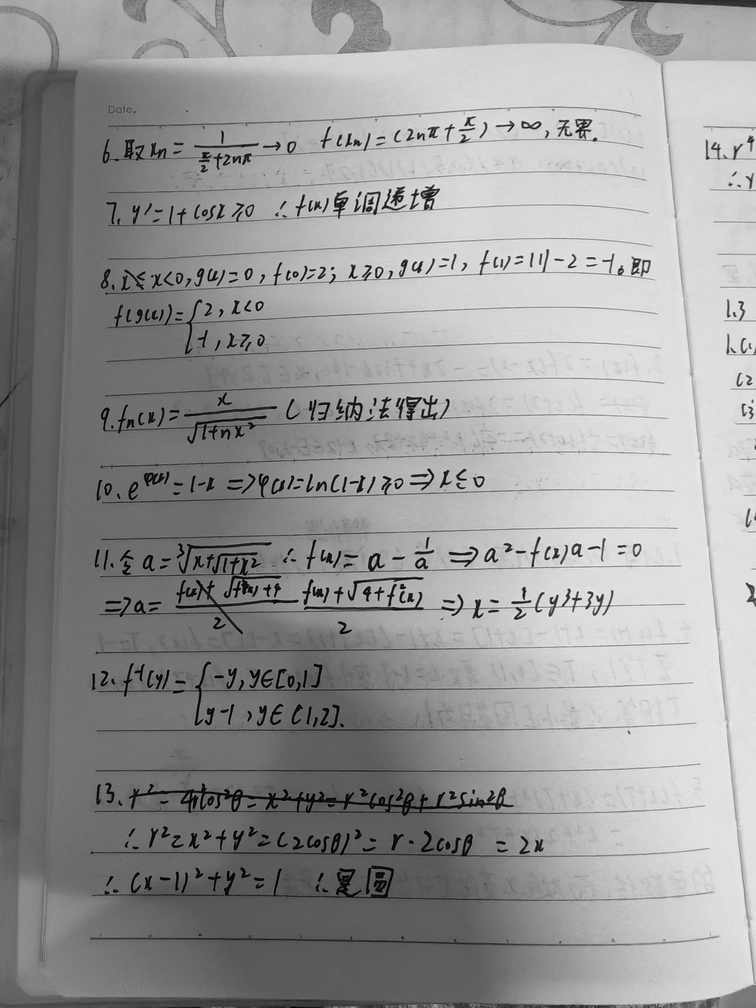
#> input picture test/fixtures/handwritten-ruled.png, 756 x 1008 px, given in place of handwritten-ruled.jpg, which was not available
$ python probe_numbers.py samples/handwritten-ruled.jpg
#> lines starting #> are read from the running program, lines starting #| are printed output that depends on the picture; after the words box and inside, x2 and y2 are one past the last pixel; in counts of white or black regions, pixels touching at a corner belong together
#> in main, im is the input picture: PIL image 756x1008 L; min 0, max 241, mean 151.8
### tools/split_blocks.py
#!/usr/bin/env python
"""文档照片按文字块切图（切题 / 切段）。只依赖 Pillow + numpy。

用法：
    python split_blocks.py page.jpg --dry-run                   # 只打印分析结果
    python split_blocks.py page.jpg --out crops --write         # 落盘 part-01.jpg ...
    python split_blocks.py page.jpg --x0 0.10 --x1 0.86 --gap-ratio 0.45 --write

判读要点：
  * 打印里带 `!` 的间距表示“离切分阈值不到 30%”，这些位置自动切分不可靠，需要人工决定。
  * 列区间明显不对（只选了半页 / 把相邻页切进来）用 --x0/--x1 覆盖。
  * 落盘下边界取最后一条墨迹带 + pad，不用整图高度，避免把桌面黑边切进来。

算法要点（v2，2026-10-30 重写）：
  1) 背景用「整幅缩到 1/16 再放大」估计，再以 灰度/背景 < ink_ratio 判墨。
     早期版本用「每行 85 分位」当背景，页面下半部分存在横向阴影（左暗右亮），
     按行做背景时左半页被整块判成墨，几道题会粘成一条。
  2) 行阈值取 max(页宽×0.012, 行剖面 99 分位×0.05)；只用 sm.max()×0.06 会被阴影区拉高，
     导致真实的细笔画行被吞掉。
  3) 间距极小的带（< 中位带高 10%）先合并：同一行字的上下笔画常被切成两条。
  4) 页面边缘线剔除：位于图片下部 15%、高度 < 2%H、横跨 ≥60% 页宽的细长带，
     是桌面/本子边缘的阴影线，不是文字（已用视觉核对确认无字）。
"""
import argparse
import os

import numpy as np
from PIL import Image, ImageOps


def _runs(flags, min_len):
    """把布尔序列压成 [start, end) 区间列表，丢掉短于 min_len 的。"""
    out, start = [], None
    for i, v in enumerate(flags):
        if v and start is None:
            start = i
        elif not v and start is not None:
            if i - start >= min_len:
                out.append((start, i))
            start = None
    if start is not None and len(flags) - start >= min_len:
        out.append((start, len(flags)))
    return out


DEFAULT_GAP_RATIO = 0.36


def analyse_image(im, x0=0.12, x1=0.88, thr_ratio=0.40, ink_ratio=0.55,
                  col_ink_max=0.45, smooth_ratio=0.004, row_thresh_ratio=0.012,
                  min_band_ratio=0.006, bg_div=16, merge_ratio=0.10,
                  gap_ratio=DEFAULT_GAP_RATIO):
    """对已打开的灰度图做完整分析，返回 bands / regions / 参数。网页版算法要按这份结果对齐。"""
#> called with x0 = 0.12, x1 = 0.88, thr_ratio = 0.4, ink_ratio = 0.55, col_ink_max = 0.45, smooth_ratio = 0.004, row_thresh_ratio = 0.012, min_band_ratio = 0.006
    im = im.convert("L")
    a = np.asarray(im).astype(np.float32)
    H, W = a.shape
#> H = 1008; W = 756

    paper = float(np.percentile(a, 90))
#> paper = 219
    thr = thr_ratio * paper
#> thr = 87.6

    lo, hi = int(W * x0), int(W * x1)
#> lo = 90; hi = 665
    win = a[:, lo:hi]
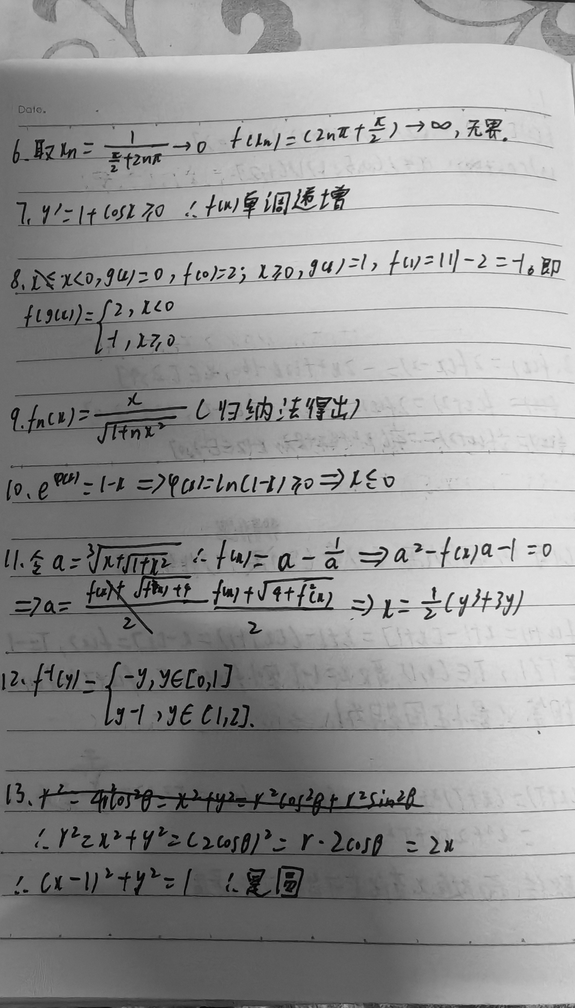
#> win: shape (1008, 575) float32; min 0, max 239, mean 149.9
    ink0 = win < thr
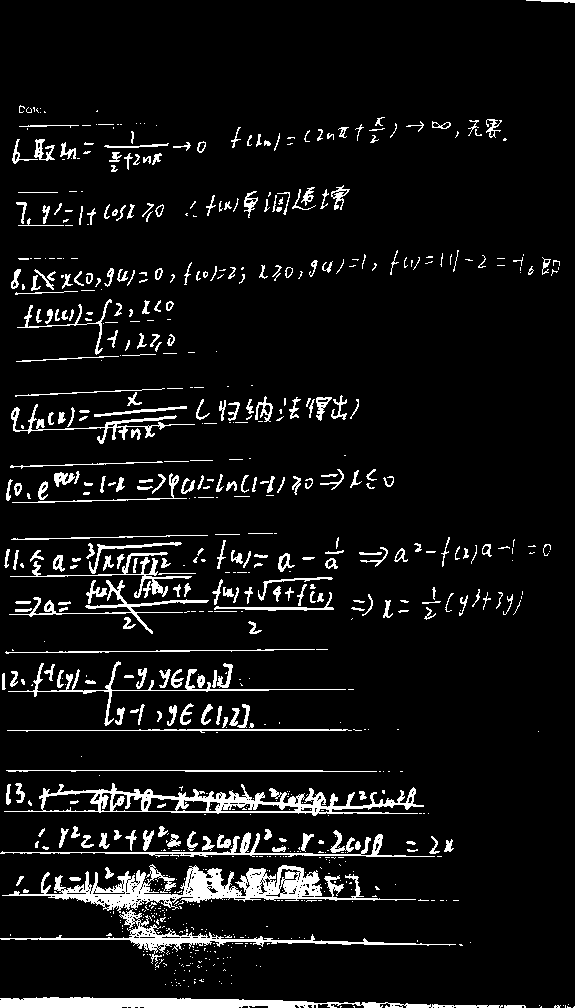
#> ink0: shape (1008, 575) bool; 7.4% white; 797 white regions (489 under 20 px), largest, box (x1, y1, x2, y2) and area: (2, 864, 416, 913) 6141, (4, 783, 424, 816) 3970, (0, 997, 503, 1008) 3428

    # 深色桌面 / 装订阴影：整列几乎全是墨 → 剔掉，取剩下最长的一段
    col_ink = ink0.mean(axis=0)
#> col_ink = 575 values, max 0.194 at index 145, min 0.000992 at index 526, mean 0.0744
    keep = col_ink <= col_ink_max
    runs = _runs(keep, max(2, int((hi - lo) * 0.15)))
#> the loop in _runs, `for i, v in enumerate(flags):` made 575 passes
#> start on pass 1: 0
#> after the loop in _runs, `for i, v in enumerate(flags):`: out = []; start = 0
#> runs = [(0, 575)]
    s, e = max(runs, key=lambda r: r[1] - r[0]) if runs else (0, hi - lo)
#> s = 0; e = 575
    sub = win[:, s:e]
    xs0, xs1 = lo + s, lo + e
#> xs0 = 90; xs1 = 665
    sh, sw = sub.shape
#> sh = 1008; sw = 575

    # 1) 二维背景：缩到 1/16 再放大，消除光照渐变与阴影
    r_off = Image.NEAREST
    tmp = "tmp_bg_gray"
    sub_img = Image.fromarray(np.clip(sub, 0, 255).astype(np.uint8))
    bg_small = sub_img.resize((max(4, sw // bg_div), max(4, sh // bg_div)), Image.BILINEAR)
    bg = np.asarray(bg_small.resize((sw, sh), Image.BILINEAR), dtype=np.float32)
    del tmp, r_off
    bg = np.maximum(bg, 1.0)

    ink = (sub / bg) < ink_ratio
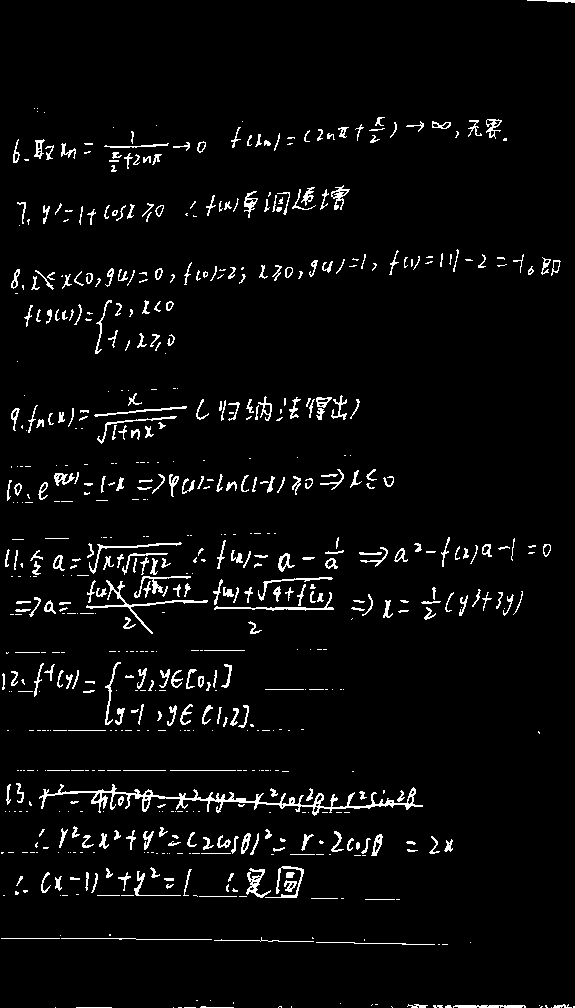
#> ink: shape (1008, 575) bool; 4% white in thin lines or dots
    row_ink = ink.sum(axis=1).astype(np.float32)
#> row_ink = 1008 values, max 213 at index 770, min 0 at index 3, mean 23.17

    # 2) 平滑 + 行阈值
    k = max(3, int(round(H * smooth_ratio)) | 1)
#> k = 5
    sm = np.convolve(row_ink, np.ones(k) / k, mode="same")
#> sm = 1008 values, max 143.2 at index 799, min 0 at index 5, mean 23.04
    thr_row = max(sw * row_thresh_ratio, float(np.percentile(sm, 99)) * 0.05)
#> thr_row = 6.9
    min_len = max(2, int(round(H * min_band_ratio)))
#> min_len = 6
    raw = _runs(list(sm > thr_row), min_len)
#> the loop in _runs (call 2), `for i, v in enumerate(flags):` made 1008 passes
#> v on passes 1 to 12: True, True, True, True, False, False, False, False, False, False, False, False
#> raw = [(118, 165), (187, 224), (253, 290), (300, 325), (333, 349), (395, 440), (470, 503), (535, 633), (648, 655), (663, 694), (704, 733), (784, 815), (828, 857), (866, 901), (936, 947)]

    # 3) 先合并间距极小的带（同一行字的上下笔画 / 标点）
    if raw:
        med0 = float(np.median([b[1] - b[0] for b in raw]))
#> med0 = 31
        mg = max(2, int(round(med0 * merge_ratio)))
#> mg = 3
        bands = [list(raw[0])]
#> bands = [[118, 165]]
        for b in raw[1:]:
            if b[0] - bands[-1][1] < mg:
                bands[-1][1] = b[1]
            else:
                bands.append(list(b))
#> this loop made 14 passes
#> after the loop, bands = [[118, 165], [187, 224], [253, 290], [300, 325], [333, 349], [395, 440], [470, 503], [535, 633], [648, 655], [663, 694], [704, 733], [784, 815], [828, 857], [866, 901], [936, 947]]
        bands = [(b[0], b[1]) for b in bands]
#> bands has the same summary as raw
    else:
        bands = []

    # 4) 剔除页面边缘 / 阴影细线
    def _is_edge_band(b):
        y0, y1 = b
        h = y1 - y0
        if h > 0.02 * H or y0 < 0.85 * H:
            return False
        seg = ink[y0:y1]
        cov = float((seg.sum(axis=0) > 0).mean()) if h else 0.0
        return cov >= 0.60

    bands = [b for b in bands if not _is_edge_band(b)]
#> bands = [(118, 165), (187, 224), (253, 290), (300, 325), (333, 349), (395, 440), (470, 503), (535, 633), (648, 655), (663, 694), (704, 733), (784, 815), (828, 857), (866, 901)]

    # 4.5) xs 扩到真实墨迹列范围（与 site/src/segment.js 一致）：
    #      分析窗只取"够密的那一段"，但导出按 xs 裁，窗外的字会被整片切掉。
    if bands:
        # 用**全宽**背景重算一张墨迹图（与 JS 的 backgroundModel 同口径）：
        # 分析窗内的 ink 只有 sw 列，拿它判断窗外有没有字是错的（下标还是窗内偏移）。
        bgs = Image.fromarray(np.clip(a, 0, 255).astype(np.uint8)).resize(
            (max(4, W // bg_div), max(4, H // bg_div)), Image.BILINEAR)
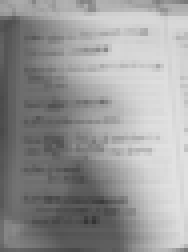
#> bgs: PIL image 47x63 L (shown 4 times larger); min 52, max 225, mean 151.9
        bgf = np.maximum(np.asarray(bgs.resize((W, H), Image.BILINEAR), dtype=np.float32), 1.0)
        ra, rb = bands[0][0], bands[-1][1]
#> ra = 118; rb = 901
        # 1.2% 行数起步：桌面/阴影列只有零散几个像素，真文字列远高于此
        need = max(4, int(round((rb - ra) * 0.012)))
#> need = 9
        colcnt = ((a[ra:rb] / bgf[ra:rb]) < ink_ratio).sum(axis=0)
#> colcnt = 756 values, max 107 at index 235, min 0 at index 9, mean 30.35
        hit = np.nonzero(colcnt >= need)[0]
#> hit = 535 values from 93 to 755
        if hit.size:
            xs0 = min(xs0, int(hit[0]))
            xs1 = max(xs1, int(hit[-1]) + 1)
#> xs1 = 756
        del bgf, bgs

    regions, med, thr_gap, gaps = group(bands, gap_ratio)
    return dict(im=im, W=W, H=H, paper=paper, thr=thr, xs=[xs0, xs1],
                bands=[[b[0], b[1]] for b in bands], regions=regions,
                median_band=med, gap_thresh=thr_gap, gaps=gaps,
                profile=sm, thr_row=thr_row, smooth_k=k, row_ink=row_ink,
                params=dict(ink_ratio=ink_ratio, bg_div=bg_div, merge_ratio=merge_ratio,
                            row_thresh_ratio=row_thresh_ratio,
                            min_band_ratio=min_band_ratio, gap_ratio=gap_ratio))


def analyse(path, **kw):
    """命令行用：路径进来，其余同 analyse_image。"""
    return analyse_image(ImageOps.exif_transpose(Image.open(path)), **kw)


def pick_threshold(gaps, med, gap_ratio):
    """阈值怎么定：先看这页间距有没有"明显两档"。

    印刷/截图的题间相对行距是**跳跃式**（实测 20px→158px，7.9 倍）；手写页题间只比
    行距高一点点（实测 51px→55px，1.08 倍），没有跳跃。所以取排序后 gap 的最大跳跃
    g[i+1]/g[i]：≥2.2 倍且其上至少还有 2 个 gap，才认为有两档、阈值取跳跃中点；
    否则退回 med × gapRatio。与 site/src/segment.js 逐条同逻辑。
    """
    base = max(2.0, med * gap_ratio)
    n = len(gaps)
    if n < 5:
        return base
    # 只在"够宽的间距"里找跳跃：带内碎缝（2~3px）会让比值虚高，阈值被压到十几像素，
    # 整页就按行切了。med*0.2 以下的不参与跳跃判定（阈值本身仍按全部 gaps 算）。
    floor = max(2.0, med * 0.35)
    cand = sorted(float(x) for x in gaps if float(x) >= floor)
    m = len(cand)
    if m < 3:
        return base
    g = cand
    at, best = -1, 0.0
    for i in range(m - 1):
        r = g[i + 1] / max(1.0, g[i])
        if r > best:
            best, at = r, i
    if at < 0 or best < 2.2 or m - 1 - at < 2:
        return base
    return max(base, (g[at] + g[at + 1]) / 2.0)


def group(bands, gap_ratio):
#> called with gap_ratio = 0.36
    if not bands:
        return [], 0.0, 0.0, []
    heights = sorted(b[1] - b[0] for b in bands)
#> heights = [7, 16, 25, 29, 29, 31, 31, 33, 35, 37, 37, 45, 47, 98]
    med = float(heights[len(heights) // 2])
#> med = 33

    # 小碎带（花括号尖、标点、题号上标）并到更近的一侧，再算间距：
    # 否则一个 26px 的括号尖会凭 55px 的间距白开一段。
    work = [list(b) for b in bands]
#> work = [[118, 165], [187, 224], [253, 290], [300, 325], [333, 349], [395, 440], [470, 503], [535, 633], [648, 655], [663, 694], [704, 733], [784, 815], [828, 857], [866, 901]]
    if len(work) >= 3:
        for _ in range(8):
            if len(work) < 3:
                break
            idx = min(range(len(work)), key=lambda i: work[i][1] - work[i][0])
            if work[idx][1] - work[idx][0] >= 0.5 * med:
                break
            up = work[idx][0] - work[idx - 1][1] if idx > 0 else None
            dn = work[idx + 1][0] - work[idx][1] if idx < len(work) - 1 else None
            if up is None or (dn is not None and dn < up):
                work[idx + 1][0] = work[idx][0]
            else:
                work[idx - 1][1] = work[idx][1]
            work.pop(idx)
#> this loop made 3 passes
#> (idx, up, dn) on passes 1 to 2: (8, 15, 8), (4, 8, 46)
#> idx on pass 3: 8
#> after the loop, work = [[118, 165], [187, 224], [253, 290], [300, 349], [395, 440], [470, 503], [535, 633], [648, 694], [704, 733], [784, 815], [828, 857], [866, 901]]

    # 切分基准：小碎带归位后再取上中位数（与 site/src/segment.js 完全一致）
    wh = sorted(w[1] - w[0] for w in work) if work else [0]
#> wh = [29, 29, 31, 33, 35, 37, 37, 45, 46, 47, 49, 98]
    med = float(wh[len(wh) // 2])
#> med = 37
    gaps = [work[i + 1][0] - work[i][1] for i in range(len(work) - 1)]
#> gaps = [22, 29, 10, 46, 30, 32, 15, 10, 51, 13, 9]
    thr = pick_threshold(gaps, med, gap_ratio)
#> in pick_threshold, `base = max(2.0, med * gap_ratio)`: base = 13.32
#> in pick_threshold, `n = len(gaps)`: n = 11
#> in pick_threshold, `floor = max(2.0, med * 0.35)`: floor = 12.95
#> in pick_threshold, `cand = sorted(float(x) for x in gaps if float(x) >= floor)`: cand = [13, 15, 22, 29, 30, 32, 46, 51]
#> in pick_threshold, `m = len(cand)`: m = 8
#> in pick_threshold, `g = cand`: g = [13, 15, 22, 29, 30, 32, 46, 51]
#> the loop in pick_threshold, `for i in range(m - 1):` made 7 passes
#> (r, best, at) on passes 1 to 2: (1.15, 1.15, 0), (1.47, 1.47, 1)
#> r on passes 3 to 7: 1.32, 1.03, 1.07, 1.44, 1.11
#> after the loop in pick_threshold, `for i in range(m - 1):`: at = 1; best = 1.47
#> thr = 13.32
    regions = [[work[0][0], work[0][1]]]
#> regions = [[118, 165]]
    for i, g in enumerate(gaps, start=1):
        if g > thr:
            regions.append([work[i][0], work[i][1]])
        else:
            regions[-1][1] = work[i][1]
#> this loop made 11 passes
#> g on passes 1 to 11: 22, 29, 10, 46, 30, 32, 15, 10, 51, 13, 9
#> after the loop, regions = [[118, 165], [187, 224], [253, 349], [395, 440], [470, 503], [535, 633], [648, 733], [784, 901]]
    full_gaps = [bands[i + 1][0] - bands[i][1] for i in range(len(bands) - 1)]
#> full_gaps = [22, 29, 10, 8, 46, 30, 32, 15, 8, 10, 51, 13, 9]
    return regions, med, thr, full_gaps


# [85 lines left out: function main, not called in this run]


# [2 lines that do not run on import are left out]

### tools/probe_numbers.py
"""探索：能不能不靠 OCR，只靠"行首有一块孤立的小墨迹"来认题号行。

用法：python tools/probe_numbers.py samples/handwritten-ruled.jpg
输出每一条墨迹带在行首的几何特征，并对照参考实现切出来的段落起点，
看"题号行"这个信号够不够用。只是一次性实验脚本，不参与产品构建。
"""
import sys
import numpy as np
from PIL import Image

sys.path.insert(0, "tools")
from split_blocks import analyse_image  # noqa: E402


def main():
    path = sys.argv[1] if len(sys.argv) > 1 else "samples/handwritten-ruled.jpg"
    im = Image.open(path)
    r = analyse_image(im)
#> in analyse_image, `regions, med, thr_gap, gaps = group(bands, gap_ratio)`: med = 37; thr_gap = 13.32; gaps = [22, 29, 10, 8, 46, 30, 32, 15, 8, 10, 51, 13, 9]
#> r = 16 items
    a = np.asarray(im.convert("L")).astype(np.float32)
    H, W = a.shape
#> H = 1008; W = 756

    # 全图二维背景 → 墨掩码（与网页同口径）
    bg_div = 16
    bg = Image.fromarray(np.clip(a, 0, 255).astype(np.uint8)).resize(
        (max(4, W // bg_div), max(4, H // bg_div)), Image.BILINEAR)
    bg = np.maximum(np.asarray(bg.resize((W, H), Image.BILINEAR), dtype=np.float32), 1.0)
    ink = (a / bg) < 0.55
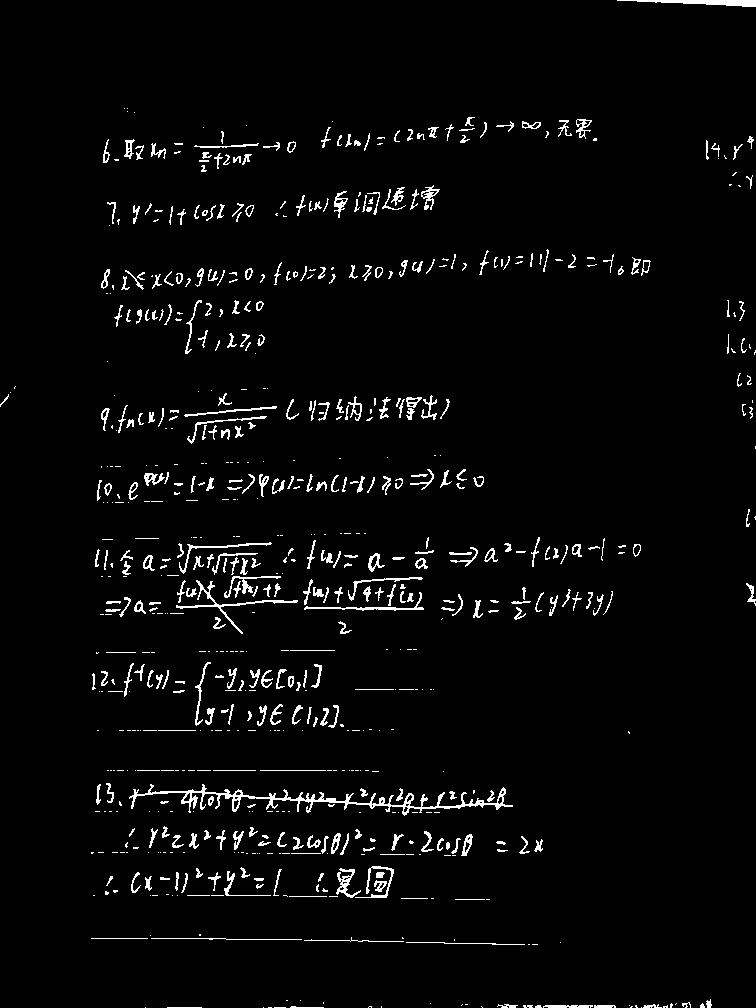
#> ink: shape (1008, 756) bool; 3.2% white in thin lines or dots

    xs0, xs1 = r["xs"]
#> xs0 = 90; xs1 = 756
    print(f"图 {W}x{H}  列范围 {xs0}-{xs1}  带 {len(r['bands'])} 段 {len(r['regions'])}")
#| 图 756x1008  列范围 90-756  带 14 段 8
    print(f"{'band':>4} {'y0':>5} {'y1':>5} {'行宽%':>6} {'首块w':>6} {'其后空':>7}  判定")
    seg_starts = {b[0] for b in r["regions"]}
#> seg_starts = 8 items
    hit, miss, false_pos = 0, [], []

    for i, (y0, y1) in enumerate(r["bands"]):
        row = ink[y0:y1, :]
        col = row.sum(axis=0) > 0
        # 行内墨迹覆盖宽度
        nz = np.nonzero(col)[0]
        if nz.size == 0:
            continue
        row_w = (nz[-1] - nz[0]) / W
        # 从左边界开始找第一块连续墨迹，以及它后面的空白
        seg = col[xs0:]
        idx = np.nonzero(seg)[0]
        if idx.size == 0:
            continue
        s1 = idx[0]
        e1 = s1
        while e1 + 1 < seg.size and seg[e1 + 1]:
            e1 += 1
        w = e1 - s1 + 1
        nxt = np.nonzero(seg[e1 + 1:])[0]
        gap2 = int(nxt[0]) if nxt.size else 9999
        # 候选判据：首块窄（<6% 页宽）、后面有明显空白（>=0.8% 页宽）、整行够长
        ok = (8 <= w <= 0.06 * W) and gap2 >= 0.008 * W and row_w > 0.15
        is_start = y0 in seg_starts
        if is_start and ok:
            hit += 1
        elif is_start and not ok:
            miss.append(i)
        elif ok and not is_start:
            false_pos.append(i)
        print(f"{i:>4} {y0:>5} {y1:>5} {row_w*100:>5.0f}% {w:>6} {gap2:>7}  "
              f"{'段落起点' if is_start else '         '} {'✓题号?' if ok else ''}")
#> this loop made 14 passes
#> (y0, y1, row_w, s1, w, gap2, is_start) on passes 1 to 12: (118, 165, 0.86, 13, 7, 4, True), (187, 224, 0.851, 17, 9, 1, True), (253, 290, 0.726, 11, 9, 2, True), (300, 325, 0.833, 24, 9, 3, False), (333, 349, 0.746, 96, 6, 6, False), (395, 440, 0.995, 11, 9, 1, True), (470, 503, 0.511, 7, 5, 1, True), (535, 633, 0.873, 5, 38, 1, True), (648, 655, 0.423, 6, 3, 7, True), (663, 694, 0.451, 2, 4, 3, False), (704, 733, 0.704, 7, 2, 20, False), (784, 815, 0.552, 5, 6, 3, True)
#|    0   118   165    86%      7       4  段落起点
#|    1   187   224    85%      9       1  段落起点
#|    2   253   290    73%      9       2  段落起点
#|    3   300   325    83%      9       3
#|    4   333   349    75%      6       6
#|    5   395   440    99%      9       1  段落起点
#|    6   470   503    51%      5       1  段落起点
#|    7   535   633    87%     38       1  段落起点
#> (further printed lines are left out)
#> pass 1, in main, `row = ink[y0:y1, :]`:
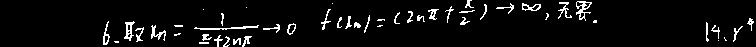
#> row: shape (47, 756) bool; 5% white in thin lines or dots, all inside (x1, y1, x2, y2) = (103, 0, 754, 47)
#> pass 3, in main, `row = ink[y0:y1, :]`:
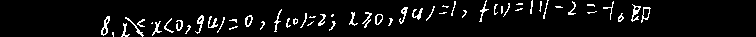
#> row: shape (37, 756) bool; 5.8% white in thin lines or dots, all inside (x1, y1, x2, y2) = (101, 0, 651, 37)
#> after the loop, false_pos = []; hit = 0; miss = [0, 1, 2, 5, 6, 7, 8, 11]

    n_seg = len(r["regions"])
#> n_seg = 8
    print(f"\n段落 {n_seg}；起点被认成题号行 {hit}；起点漏判 {len(miss)}（band {miss}）；"
          f"非起点误报 {len(false_pos)}（band {false_pos}）")
#| 段落 8；起点被认成题号行 0；起点漏判 8（band [0, 1, 2, 5, 6, 7, 8, 11]）；非起点误报 0（band []）


if __name__ == "__main__":
    main()
